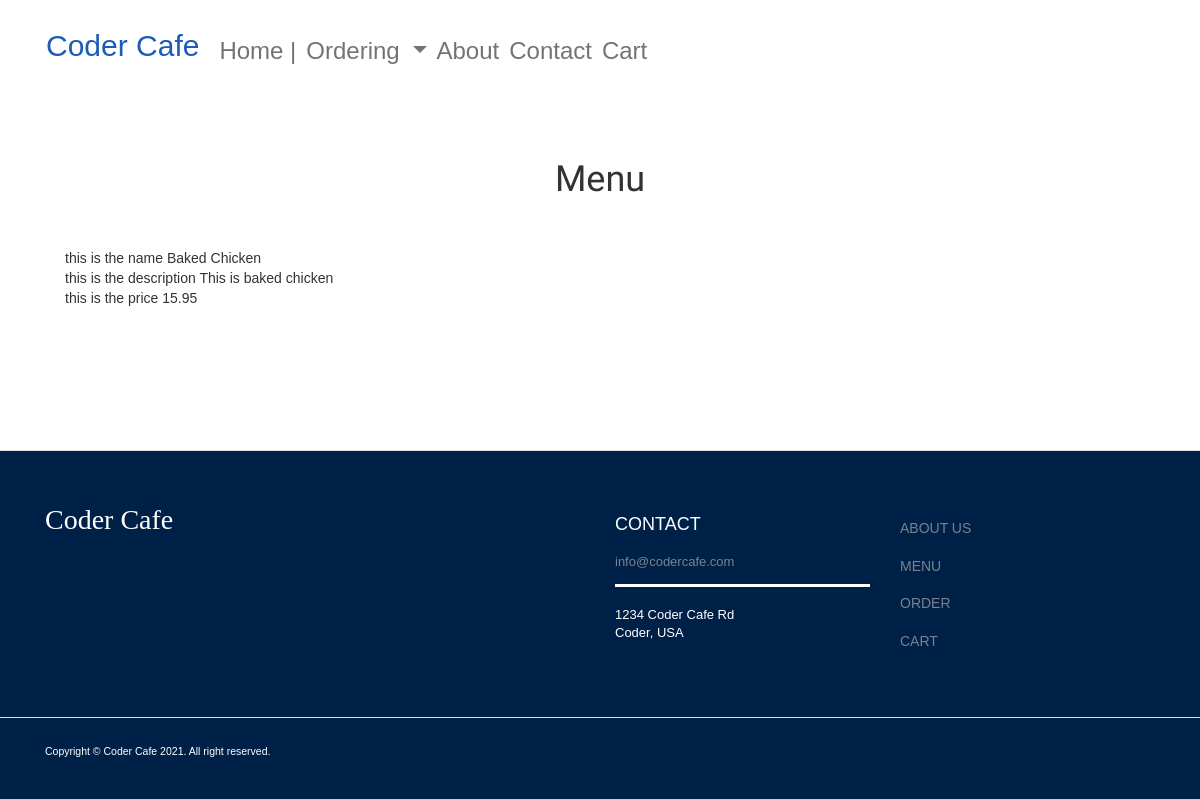
The app's page /menu/, older data.
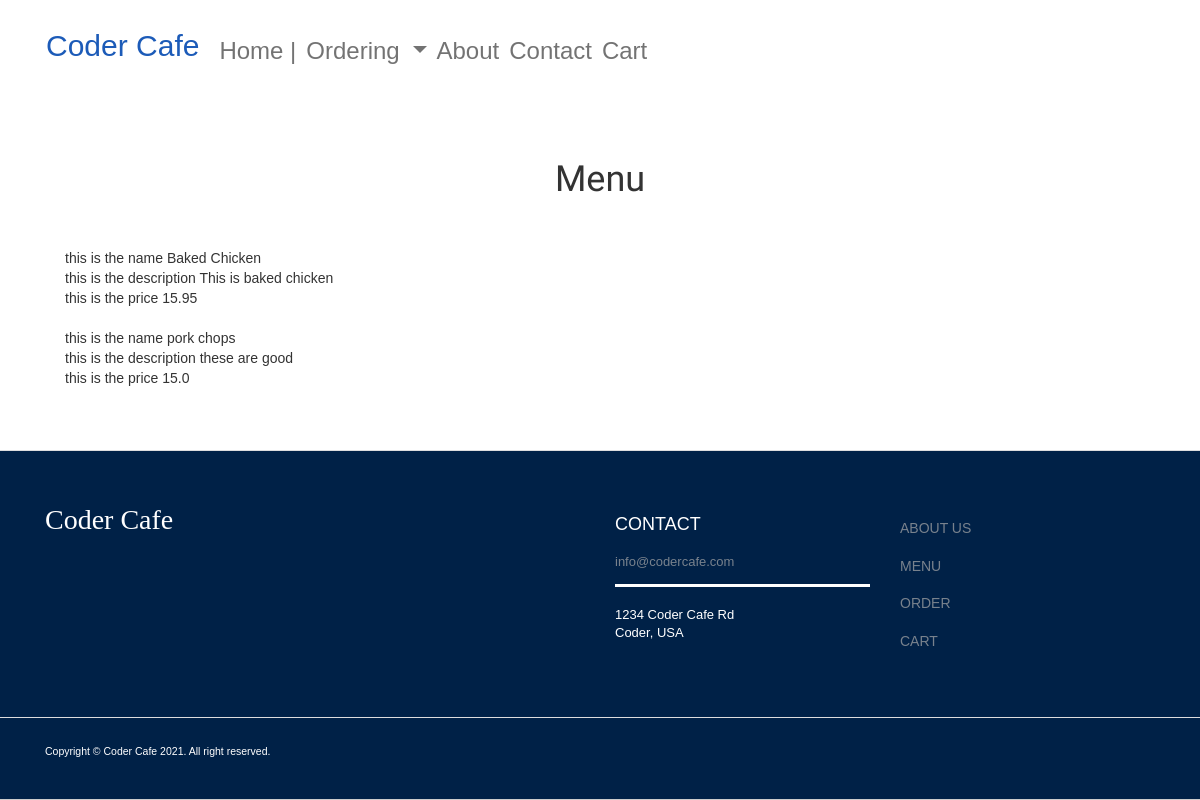
The same page, newer data.
### pages/models.py (models this page shows, shortened)
class Menu_Item(models.Model):
    name = models.CharField(max_length=200)
    description = models.TextField()
    price = models.FloatField()

### pages/views.py (the view)
# urls.py: path('menu/', views.menu, name='menu'),
def menu(request):
    if request.method == 'POST':
        name = request.POST.get('name')
        description = request.POST.get('description')
        price = request.POST.get('price')
        menu_data = Menu_Item(name=name, description=description,price=price)
        menu_data.save()
        menu = Menu_Item.objects.all()
        return render(request, "editmenu.html")
    else:
         menu = Menu_Item.objects.all()
         return render(request, "menu.html", {'menu': menu})
    menu = Menu_Item.objects.all()
    return render(request, "menu.html", {'menu': menu} )

### pages/templates/menu.html
{% extends 'base.html' %}
{% block content %}
    <div class="container">
        <h1 class="text-center page-title">Menu</h1>
        <ul>
            {% for item in menu %}
            <li>
                <li> this is the name {{item.name}}</li>
                <li> this is the description {{item.description}}</li>
                <li> this is the price {{item.price}}</li>
                <br>
            </li>
            {% endfor %}
        </ul>
    </div>
{% endblock %}

### pages/templates/base.html (shortened to what this page needs)
<!doctype html>
{% load static %}
<html lang="en">
  <head>
    <link href="https://cdn.jsdelivr.net/npm/bootstrap@5.0.0-beta3/dist/css/bootstrap.min.css" rel="stylesheet">
    <link rel="stylesheet" href="https://maxcdn.bootstrapcdn.com/bootstrap/3.4.1/css/bootstrap.min.css">
    <link rel="stylesheet" href="https://cdnjs.cloudflare.com/ajax/libs/font-awesome/4.7.0/css/font-awesome.min.css">
    <link rel="stylesheet" href="{% static 'styles/invoice.css' %}">
    <link rel="stylesheet" href="{% static 'styles/styles.css' %}">
    <link rel="stylesheet" href="{% static 'styles/contact.css' %}">
    <link rel="stylesheet" href="{% static 'styles/home.css' %}">
    <link rel="stylesheet" href="{% static 'styles/header.css' %}">
    <link rel="stylesheet" href="{% static 'styles/card.css' %}">
  </head>
  <body class="holder">
    <header class="header container">
        <nav class="navbar navbar-expand-lg navbar-light bg-white">
            <a class=" brand text-decoration-none " href="{% url 'home' %}">Coder Cafe</a>
            <div class="collapse navbar-collapse" id="navbarNavDropdown">
                <ul class="navbar-nav mr-auto">
                    <li class="nav-item active">
                        <a class="nav-link h3 "  href="{% url 'home' %}">Home |<span class="sr-only">(current)</span></a>
                    </li>
                    <li class="nav-item dropdown text-decoration-none">
                        <a class="nav-link dropdown-toggle h3" href="#" id="navbarDropdown" role="button" data-toggle="dropdown" aria-haspopup="true" aria-expanded="false">
                          Ordering
                        </a>
                        </li>
                    <li class="nav-item">
                        <a class="nav-link h3"  href="{% url 'about' %}">About</a>
                    </li>
                    <li class="nav-item">
                        <a class="nav-link h3"  href="{% url 'contact' %}">Contact</a>
                    </li>
                    <li class="nav-item">
                        <a class="nav-link h3"  href="{% url 'cart' %}">Cart</a>
                    </li>
              </ul>
            </div>
          </nav>
    </header>
    <footer >
        <div class="footer" id="footer">
            <div class="container">
                <div class="row">
                    <div class="col-lg-6 col-md-6 col-sm-6 col-xs-6">
                        <h4> Coder Cafe </h4>
                    </div>
                    <div class="col-lg-3 col-sm-2 col-xs-3">
                        <h3><a class="text-white" href="{% url 'contact' %}" style="margin-top: 5em">Contact </a> </h3>
                        <ul>
                            <li><a class="email"href="#"> info@codercafe.com </a></li>
                            <br/>
                            <li> <p> 1234 Coder Cafe Rd </p> </li>
                            <li> <p> Coder, USA </p> </li>
                        </ul>
                    </div>
                    <div class="col-lg-3 col-sm-2 col-xs-3">
                        <ul>
                            <li> <h5> <a href="{% url 'about' %}" style="margin-top: 5em"> ABOUT US</a> <h5></li>
                            <li> <h5><a href="{% url 'menu' %}"> MENU </a> <h5></li>
                            <li> <h5><a href="{% url 'order' %}"> ORDER</a> <h5></li>
                            <li> <h5><a href="{% url 'cart' %}"> CART </a> <h5></li>
                        </ul>
                    </div>
            </div>
        </div>
        <div class="footer-bottom">
            <div class="container">
                <p class="pull-left copyright"> Copyright © Coder Cafe 2021. All right reserved. </p>
            </div>
        </div>
    </footer>
      <div class="second-row">
        {% block content %}
        {% endblock %}
      </div>
  </body>
</html>

### static/styles/invoice.css (style rules this page uses)
.page-title { font-family: 'Acme', sans-serif; }

### static/styles/styles.css (style rules this page uses)
* { box-sizing: border-box; font-family: sans-serif; margin: 0; padding: 0; color: #333; }
body { height: 100vh; display: flex; flex-direction: column; align-items: stretch; font-family: 'Roboto', sans-serif; }
.holder { margin: 0; display: grid; grid-template-columns: auto; min-height: 100%; grid-template-rows: .2fr 3fr .25fr; }
.brand { font-size: 3rem ; margin-right: auto; margin-left: auto; color: rgb(28, 91, 184); text-decoration: none; }
.page-title { margin: 6vh 0; }
ul { list-style-type: none; }
.footer { background: #002147; height: auto; padding-bottom: 30px; position: relative; width: 100%; border-bottom: 1px solid #CCCCCC; border-top: 1px solid #DDDDDD; }
.footer p { margin: 0; }
.footer h3 { color: white; font-size: 18px; font-weight: 600; line-height: 27px; padding: 40px 0 0px; text-transform: uppercase; margin-bottom: 15px; }
.footer h4 { color: white; font-size: 2em; font-weight: 600; line-height: 38px; padding: 40px 0 10px; font-family: cursive; font-weight: lighter }
.footer ul { font-size: 13px; list-style-type: none; margin-left: 0; padding-left: 0; margin-top: 0px; color: #7F8C8D; padding: 0 0 8px 0; }
.email { border-bottom: 3px solid #fff; }
footer { grid-column: 1/ -1; grid-row: 3; }
.footer ul li a { padding: 0 0 12px 0; display: block; }
.footer a { color: white; font-weight: lighter; }
.footer p { color: white; font-weight: lighter; }
.footer a { color: #78828D }
.footer-bottom { margin-top: 2em; border-top: 1px solid #DDDDDD; padding-top: 20px; padding-bottom: 10px; }
.footer-bottom p.pull-left { padding-top: 6px; font-size: 0.75em }
footer { margin-top: 2vh; }

Row changes from the older to the newer data that the page shows:
added Menu_Item: name "pork chops", description "these are good", price "15.0"
